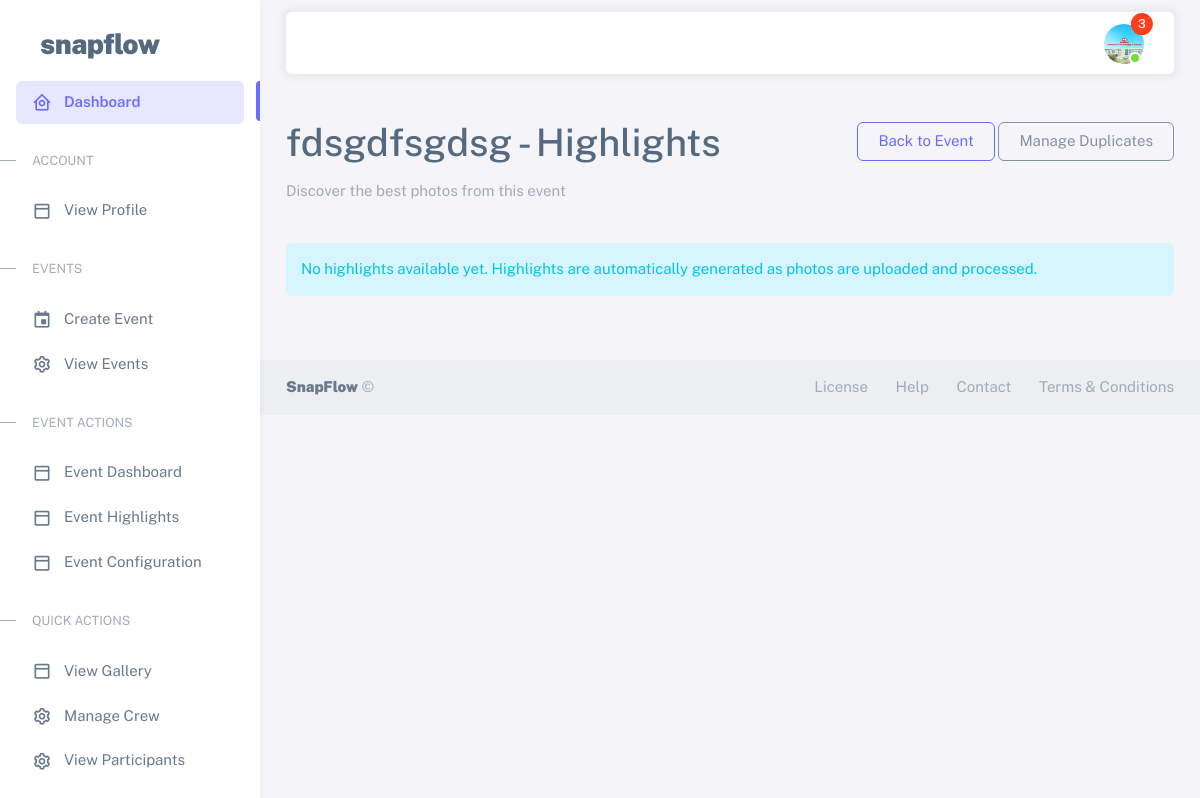
The app's page /highlights/events/fdsgdfsgdsg/highlights/ (signed in) with its own data.
### users/models.py (models this page shows, shortened)
class CustomUser(AbstractUser):
    class Roles(models.TextChoices):
        ORGANIZER = 'ORGANIZER', _('Event Organizer')
        PHOTOGRAPHER = 'PHOTOGRAPHER', _('Photographer')
        PARTICIPANT = 'PARTICIPANT', _('Event Participant')
    class ParticipantTypes(models.TextChoices):
        GUEST = 'GUEST', _('Guest')
        FAMILY = 'FAMILY', _('Family')
        FRIEND = 'FRIEND', _('Friend')
        WINNER = 'WINNER', _('Winner')
        OTHER = 'OTHER', _('Other')
    class PhotographerRoles(models.TextChoices):
        LEAD = 'LEAD', _('Lead Photographer')
        ASSISTANT = 'ASSISTANT', _('Assistant Photographer')
        SECONDARY = 'SECONDARY', _('Secondary Photographer')
    role = models.CharField(
        max_length=20,
        choices=Roles.choices,
        null=True,
        blank=False
    )
    avatar = models.ImageField(
        upload_to='user_avatars/',
        validators=[FileExtensionValidator(['jpg', 'jpeg', 'png'])],
        null=True,
        blank=True
    )
    phone_number = models.CharField(max_length=15, blank=True)
    company_name = models.CharField(max_length=100, blank=True)
    website = models.URLField(blank=True)
    portfolio_url = models.URLField(blank=True)
    photographer_role = models.CharField(
        max_length=20,
        choices=PhotographerRoles.choices,
        blank=True
    )
    watermark = models.ImageField(
        upload_to='photographer_watermarks/',
        validators=[FileExtensionValidator(['png'])],
        null=True,
        blank=True
    )
    participant_type = models.CharField(
        max_length=20,
        choices=ParticipantTypes.choices,
        blank=True
    )
    image_visibility = models.CharField(
        max_length=20,
        choices=[
            ('PUBLIC', 'Public'),
            ('PRIVATE', 'Private'),
            ('EVENT_ONLY', 'Event Only')
        ],
        default='PRIVATE'
    )
    blur_requested = models.BooleanField(default=False)
    remove_requested = models.BooleanField(default=False)
    is_verified = models.BooleanField(default=False)

### events/models.py (models this page shows, shortened)
class Event(models.Model):
    class EventTypes(models.TextChoices):
        WEDDING = 'WEDDING', _('Wedding')
        BIRTHDAY = 'BIRTHDAY', _('Birthday')
        CORPORATE = 'CORPORATE', _('Corporate Event')
        CULTURAL = 'CULTURAL', _('Cultural Event')
        SPORTS = 'SPORTS', _('Sports Event')
        ACADEMIC = 'ACADEMIC', _('Academic Event')
        AWARD = 'AWARD', _('Award Ceremony')
        PUBLIC = 'PUBLIC', _('Public Gathering')
        OTHER = 'OTHER', _('Other')
    class EventStatus(models.TextChoices):
        DRAFT = 'DRAFT', _('Draft')
        ACTIVE = 'ACTIVE', _('Active')
        COMPLETED = 'COMPLETED', _('Completed')
        CANCELLED = 'CANCELLED', _('Cancelled')
    title = models.CharField(max_length=200)
    slug = models.SlugField(unique=True, blank=True)
    event_type = models.CharField(
        max_length=20,
        choices=EventTypes.choices,
        default=EventTypes.OTHER
    )
    description = models.TextField()
    start_date = models.DateTimeField()
    end_date = models.DateTimeField()
    timezone = models.CharField(max_length=50, default='UTC')
    location = models.CharField(max_length=255)
    event_code = models.CharField(max_length=6, unique=True, blank=True)
    primary_color = models.CharField(max_length=7, default="#ffffff")  # Hex color
    secondary_color = models.CharField(max_length=7, default="#000000")  # Hex color
    status = models.CharField(
        max_length=20,
        choices=EventStatus.choices,
        default=EventStatus.DRAFT
    )
    organizer = models.ForeignKey(
        settings.AUTH_USER_MODEL,
        on_delete=models.CASCADE,
        related_name='organized_events'
    )
    custom_domain = models.CharField(max_length=255, blank=True)
    theme = models.ForeignKey(
        'EventTheme',
        on_delete=models.SET_NULL,
        null=True,
        blank=True
    )
    logo = models.ImageField(upload_to='event_logos/', null=True, blank=True)
    cover_image = models.ImageField(upload_to='event_covers/', null=True, blank=True)
    is_public = models.BooleanField(default=False)
    require_registration = models.BooleanField(default=True)
    allow_guest_upload = models.BooleanField(default=False)
    enable_face_detection = models.BooleanField(default=True)
    enable_moment_detection = models.BooleanField(default=True)
    enable_auto_tagging = models.BooleanField(default=True)
    created_at = models.DateTimeField(auto_now_add=True)
    updated_at = models.DateTimeField(auto_now=True)
    class Meta:
        ordering = ['-start_date']

### highlights/views.py (the view)
# urls.py: path('events/<slug:event_slug>/highlights/', views.event_highlights, name='event_highlights'),
@login_required
def event_highlights(request, event_slug):
    event = get_object_or_404(Event, slug=event_slug)
    if not (request.user == event.organizer or
            event.crew_members.filter(member=request.user).exists() or
            event.participants.filter(user=request.user).exists() or
            event.is_public):
        messages.error(request, "You don't have access to this event.")
        return redirect('events:dashboard')
    good_shots = {}
    problem_shots = {}
    for category in ['OVERALL', 'PORTRAIT', 'GROUP', 'ACTION', 'COMPOSITION', 'LIGHTING']:
        category_shots = BestShot.objects.filter(event=event, category=category).order_by('-score')
        if category_shots.exists():
            good_shots[category] = category_shots
    for category in ['BLURRY', 'UNDEREXPOSED', 'OVEREXPOSED', 'ACCIDENTAL']:
        category_shots = BestShot.objects.filter(event=event, category=category).order_by('-score')
        if category_shots.exists():
            problem_shots[category] = category_shots
    context = {
        'event': event,
        'good_shots': good_shots,
        'problem_shots': problem_shots,
    }
    return render(request, 'highlights/event_highlights.html', context)

### notifications/context_processors.py (called while the page is built)
def notification_processor(request):
    context = {
        'unread_notifications_count': 0,
        'recent_notifications': []
    }
    if request.user.is_authenticated:
        from .models import Notification
        context['unread_notifications_count'] = Notification.objects.filter(
            recipient=request.user,
            is_read=False
        ).count()
        context['recent_notifications'] = Notification.objects.filter(
            recipient=request.user
        ).order_by('-created_at')[:5]
    return context

### templates/highlights/event_highlights.html (shortened to what this page needs)
{% extends 'users/db_base.html' %}
{% load static %}
{% load highlight_filters %}
{% load thumbnail %}
{% block add_nav %}
<li class="menu-header small text-uppercase">
    <span class="menu-header-text">Event Actions</span>
  </li>
  <li class="menu-item">
    <a href="{% url 'events:event_dashboard' event.slug %} " class="menu-link">
    <i class="menu-icon tf-icons bx bx-dock-top"></i>
    <div>Event Dashboard</div>
    </a>
  </li>
  <li class="menu-item">
    <a href="{% url 'highlights:event_highlights' event.slug %} " class="menu-link">
    <i class="menu-icon tf-icons bx bx-dock-top"></i>
    <div>Event Highlights</div>
    </a>
  </li>
  <li class="menu-item">
    <a href="{% url 'events:event_setup' event.slug 'privacy' %}" class="menu-link">
    <i class="menu-icon tf-icons bx bx-dock-top"></i>
    <div>Event Configuration</div>
    </a>
  </li>
      <li class="menu-header small text-uppercase">
        <span class="menu-header-text">Quick Actions</span>
      </li>
      <li class="menu-item">
        <a href="{% url 'photos:event_gallery' event.slug %} " class="menu-link">
          <i class="menu-icon tf-icons bx bx-dock-top"></i>
          <div>View Gallery</div>
        </a>
      </li>
      {% if user.role == 'ORGANIZER' %}
      <li class="menu-item">
        <a href="{% url 'events:crew_management' event.slug %}" class="menu-link">
          <i class="menu-icon tf-icons bx bx-cog"></i>
          <div>Manage Crew</div>
        </a>
      </li>
      <li class="menu-item">
        <a href="{% url 'events:event_participants' event.slug %}" class="menu-link">
          <i class="menu-icon tf-icons bx bx-cog"></i>
          <div>View Participants</div>
        </a>
      </li>
      {% endif %}
{% endblock add_nav %}
{% block content %}
<div class="container py-5">
    <div class="row mb-4">
        <div class="col">
            <h1>{{ event.title }} - Highlights</h1>
            <p class="text-muted">Discover the best photos from this event</p>
        </div>
        <div class="col-auto">
            <a href="{% url 'events:event_dashboard' event.slug %}" class="btn btn-outline-primary">
                 Back to Event
            </a>
            {% if user == event.organizer or user in event.crew_members.all|map_attribute:'member' %}
            <a href="{% url 'highlights:duplicate_photos' event.slug %}" class="btn btn-outline-secondary">
                 Manage Duplicates
            </a>
            {% endif %}
        </div>
    </div>
    {% if not good_shots and not problem_shots %}
    <div class="alert alert-info">
         No highlights available yet. Highlights are automatically generated as photos are uploaded and processed.
    </div>
    {% endif %}
</div>
{% endblock %}

### templates/users/db_base.html (shortened to what this page needs)
{% load static %}
<!DOCTYPE html>
<html
  lang="en"
  class="light-style layout-menu-fixed"
  dir="ltr"
  data-theme="theme-default"
  data-assets-path="{% static 'users/assets/' %}"
  data-template="vertical-menu-template-free"
>
  <head>
    <link rel="stylesheet" href="{% static 'users/assets/vendor/fonts/boxicons.css' %}" />
    <link rel="stylesheet" href="{% static 'users/assets/vendor/css/core.css' %}" class="template-customizer-core-css" />
    <link rel="stylesheet" href="{% static 'users/assets/vendor/css/theme-default.css' %}" class="template-customizer-theme-css" />
    <link rel="stylesheet" href="{% static 'users/assets/css/demo.css' %}" />
    <link rel="stylesheet" href="https://cdn.jsdelivr.net/npm/bootstrap-icons/font/bootstrap-icons.css">
    <link rel="stylesheet" href="{% static 'css/notifications.css' %}">
    <link rel="stylesheet" href="{% static 'users/assets/vendor/libs/perfect-scrollbar/perfect-scrollbar.css' %}" />
    <link rel="stylesheet" href="{% static 'users/assets/vendor/libs/apex-charts/apex-charts.css' %}" />
  </head>
  <body>
    <div class="layout-wrapper layout-content-navbar">
      <div class="layout-container">
<aside id="layout-menu" class="layout-menu menu-vertical menu bg-menu-theme">
    <div class="app-brand demo">
      <a href="{% url 'home:landing' %}" class="app-brand-link">
        <span class="app-brand-text demo menu-text fw-bolder ms-2">SnapFlow</span>
      </a>
    </div>
    <ul class="menu-inner py-1">
      <li class="menu-item active">
        <a href="{% url 'users:dashboard' %}" class="menu-link">
          <i class="menu-icon tf-icons bx bx-home-circle"></i>
          <div data-i18n="Analytics">Dashboard</div>
        </a>
      </li>
      <li class="menu-header small text-uppercase">
        <span class="menu-header-text">Account</span>
      </li>
      <li class="menu-item">
        <a href="{% url 'users:profile' %}" class="menu-link">
          <i class="menu-icon tf-icons bx bx-dock-top"></i>
          <div>View Profile</div>
        </a>
      </li>
      <li class="menu-header small text-uppercase">
        <span class="menu-header-text">Events</span>
      </li>
      {% if user.role == 'ORGANIZER' %}
        <li class="menu-item">
          <a href="{% url 'events:event_create' %}" class="menu-link">
            <i class="menu-icon tf-icons bx bx-calendar-event"></i>
            <div>Create Event</div>
          </a>
        </li>
        <li class="menu-item">
          <a href="{% url 'events:event_list' %}" class="menu-link">
            <i class="menu-icon tf-icons bx bx-cog"></i>
            <div>View Events</div>
          </a>
        </li>
      {% endif %}
      {% block add_nav %}{% endblock add_nav %}
    </ul>
  </aside>
        <div class="layout-page">
          <nav
            class="layout-navbar container-xxl navbar navbar-expand-xl navbar-detached align-items-center bg-navbar-theme"
            id="layout-navbar"
          >
            <div class="navbar-nav-right d-flex align-items-center" id="navbar-collapse">
              <ul class="navbar-nav flex-row align-items-center ms-auto">
<li class="nav-item navbar-dropdown dropdown-user dropdown">
  <a class="nav-link dropdown-toggle hide-arrow position-relative" href="{% url 'users:profile'  %}" data-bs-toggle="dropdown">
    <div class="avatar avatar-online">
      <img src="{{ user.avatar.url }}" alt class="w-px-40 h-px-40 rounded-circle object-fit-cover" />
      {% if unread_notifications_count > 0 %}
        <span class="position-absolute top-0 start-100 translate-middle badge rounded-pill bg-danger">
          {% if unread_notifications_count > 99 %}99+{% else %}{{ unread_notifications_count }}{% endif %}
        </span>
      {% endif %}
    </div>
  </a>
</li>
              </ul>
            </div>
          </nav>
        {% block content %}{% endblock content %}
              <section id="basic-footer">
                <footer class="footer bg-light">
                  <div
                    class="container-fluid d-flex flex-md-row flex-column justify-content-between align-items-md-center gap-1 container-p-x py-3"
                  >
                    <div>
                      <a
                        href="https://themeselection.com/demo/sneat-bootstrap-html-admin-template/landing/"
                        target="_blank"
                        class="footer-text fw-bolder"
                        >SnapFlow</a
                      >
                      ©
                    </div>
                    <div>
                      <a href="{% url 'home:maintanance' %}" class="footer-link me-4" target="_blank">License</a>
                      <a href="{% url 'home:maintanance' %}" class="footer-link me-4">Help</a>
                      <a href="{% url 'home:maintanance' %}" class="footer-link me-4">Contact</a>
                      <a href="{% url 'home:maintanance' %}" class="footer-link">Terms &amp; Conditions</a>
                    </div>
                  </div>
                </footer>
              </section>
          </div>
        </div>
      </div>
  </body>
</html>

### static/users/assets/css/demo.css (style rules this page uses)
.menu .app-brand.demo { height: 64px; margin-top: 12px; }
.app-brand-text.demo { font-size: 1.75rem; letter-spacing: -0.5px; text-transform: lowercase; }

### records on screen
CustomUser: avatar (picture)
Event: title "fdsgdfsgdsg"

### other values on screen
{{ unread_notifications_count }} "3"
